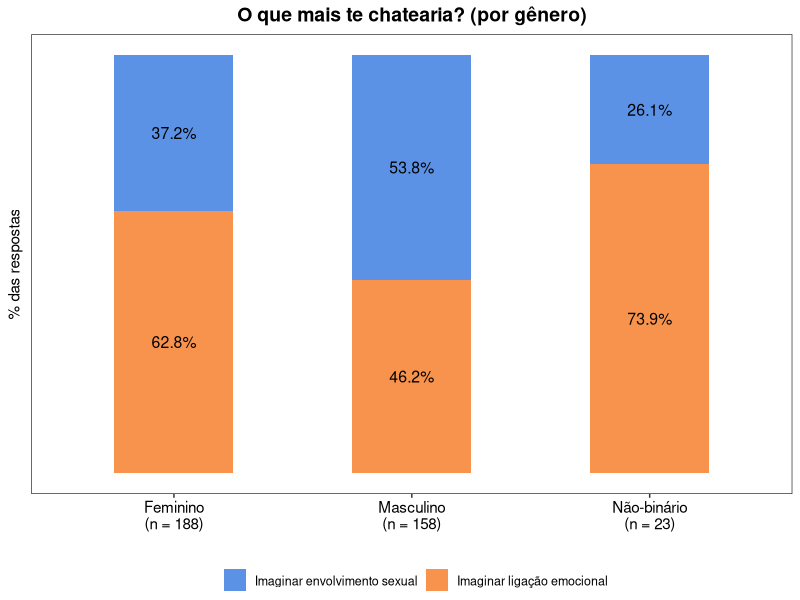
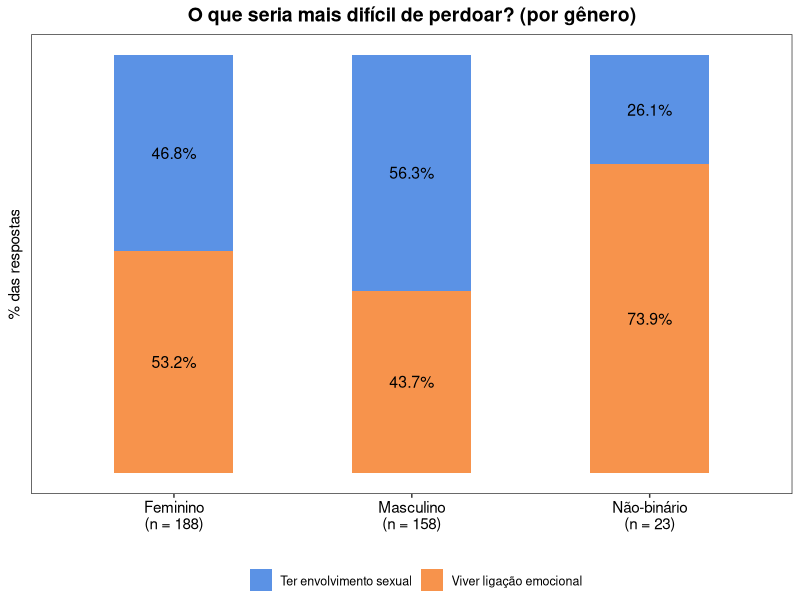
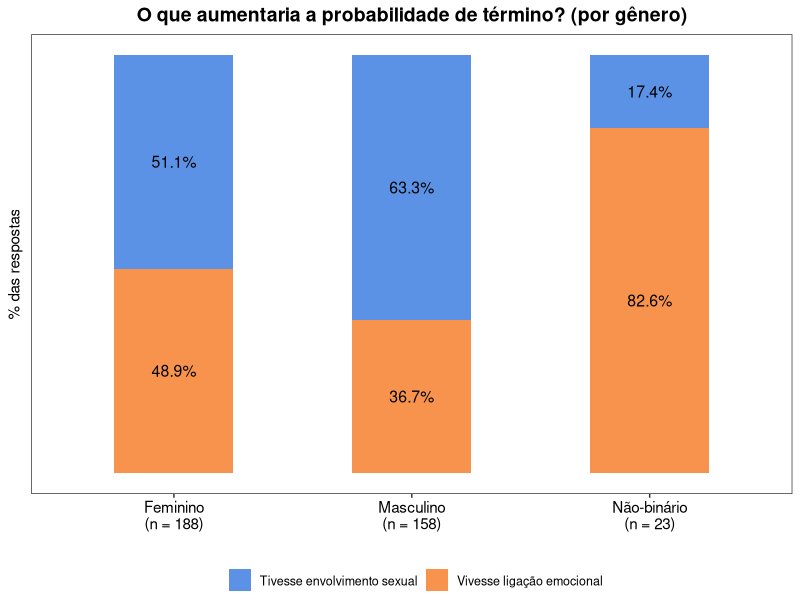
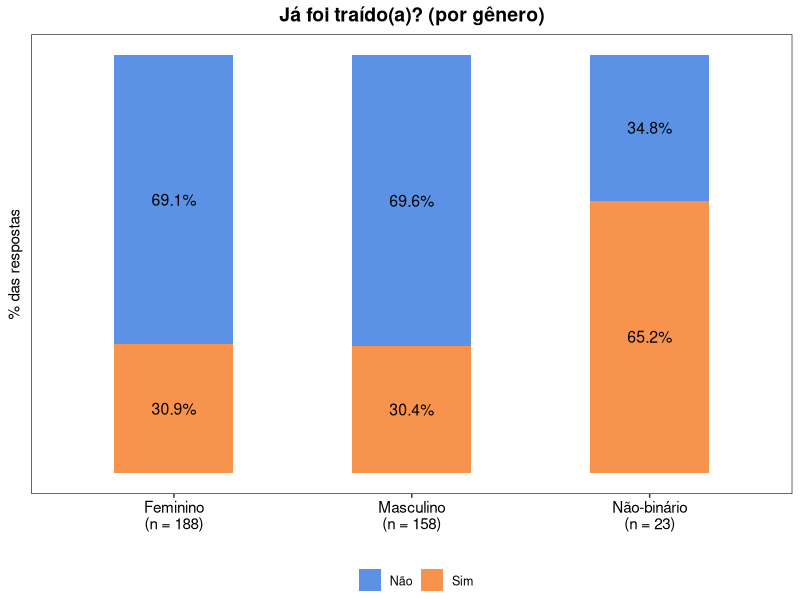
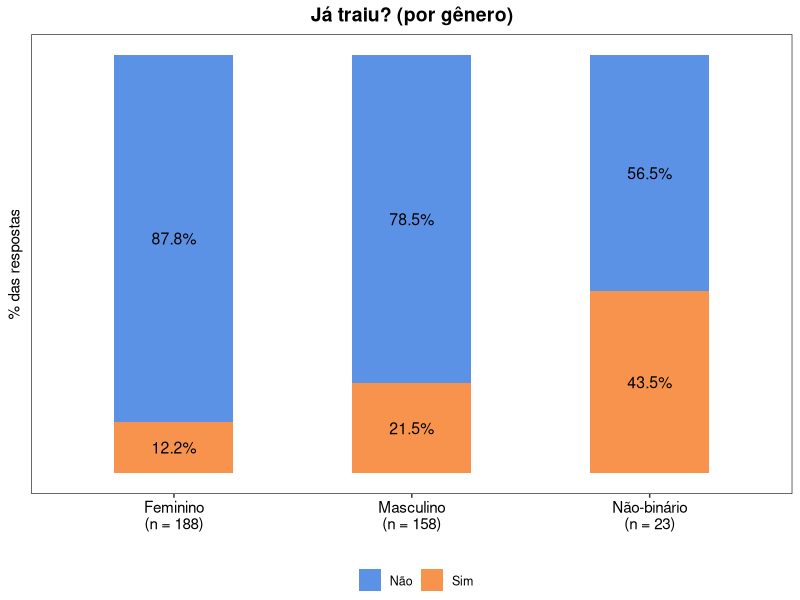
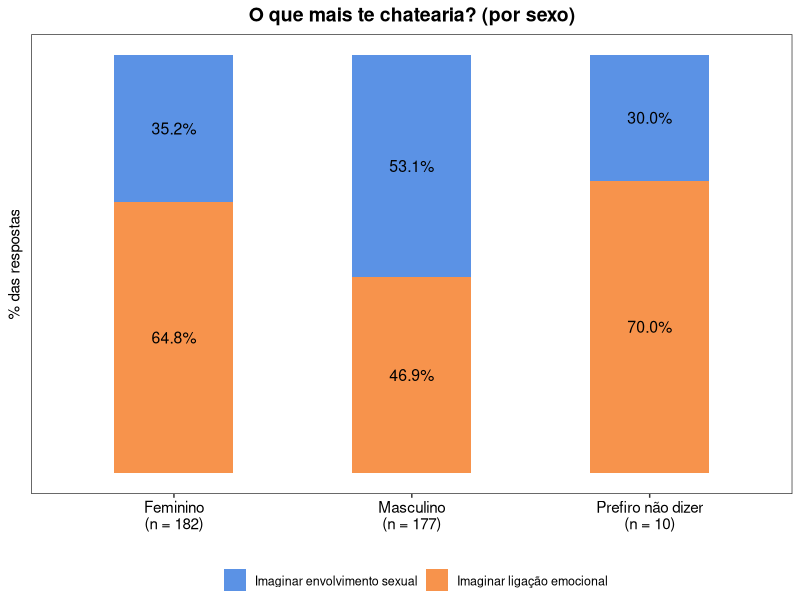
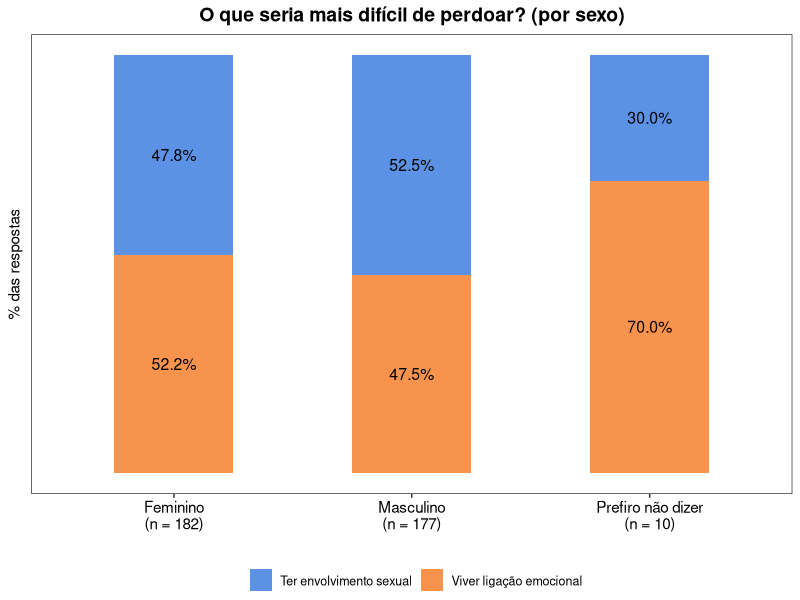
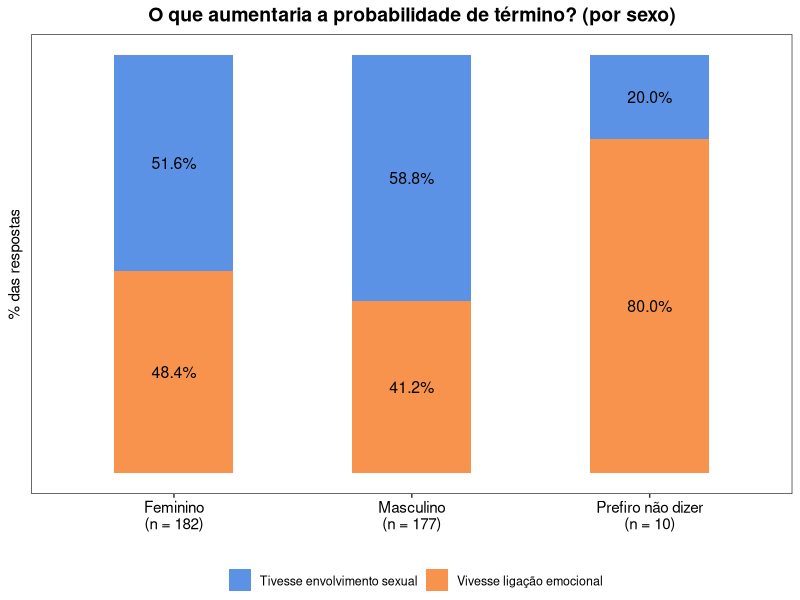

Recreate these plots in R, in order.
# Script para análise da pesquisa de ecologia humana - 2026.2
# Felipe Cordeiro, Felipe Fernandes, Jaderson Coriolano, Joyce Micaely, Letícia Gonçalves
# R 4.6.1

# Baseado no original de Alisson Peter Brito Dopona, que foi modificado por Ana Márcia

# Primeiros passos --------------------------------------------------------

## Bibliotecas ----
library(scales) # 1.4.0
library(tidyverse) # 2.0.0

## Importação dos dados ----
dados <- read.csv('dados.csv', header = TRUE, sep = ',', na.strings = '')

## Ajuste dos dados ----

### Transformação das colunas em fator ----
dados_fatorados <- dados |> mutate(
  across(everything(), as.factor)
)

# Verificando o N ---------------------------------------------------------

tabelas <- map(dados_fatorados, ~table(.x, useNA = 'no'))
tabelas

# Análises gráficas -------------------------------------------------------

## Estilo gráfico ----
estilo_principal <- theme_test() +
  theme(
      plot.title = element_text(hjust = 0.5, size = 14, face = 'bold'),
      legend.position = 'bottom',
      legend.text = element_text(size = 9),
      axis.text = element_text(size = 11, color = 'black'),
      axis.title = element_text(size = 11)
  )

## Criação da função ----
graficos <- function(grupo_var, variavel, pergunta, rotulo_arquivo, rotulo_titulo) {
  sem_na <- dados_fatorados |> drop_na(all_of(grupo_var), all_of(variavel))
  contagens <- sem_na |> count(.data[[grupo_var]])
  lab_eixos <- paste0(contagens[[grupo_var]], '\n(n = ', contagens$n, ')')
  p <- sem_na |>
    count(.data[[grupo_var]], .data[[variavel]]) |>
    group_by(.data[[grupo_var]]) |>
    mutate(
      prop = n / sum(n),
      label = percent(prop, accuracy = 0.1)
    ) |>
    ggplot(aes(.data[[grupo_var]], prop, fill = .data[[variavel]])) +
    geom_bar(stat = 'identity', position = 'fill', width = 0.5) +
    geom_text(
      aes(label = label),
      position = position_fill(vjust = 0.5),
      size = 4
    ) +
    scale_y_continuous(labels = scales::percent) +
    scale_x_discrete(labels = lab_eixos) +
    scale_fill_manual(values = c('#5b92e5', '#f7934c')) +
    estilo_principal +
    ggtitle(paste(pergunta, rotulo_titulo)) +
    theme(
      axis.text.y = element_blank(),
      axis.ticks.y = element_blank()
    ) +
    labs(
      x = '',
      y = '% das respostas',
      fill = ''
    )
  ggsave(
    paste0('./gráficos/', rotulo_arquivo, ' x ', variavel, '.png'),
    plot = p,
    height = 3,
    width = 4,
    dpi = 300,
    scale = 1.5
  )
}

## Execução da função ----
graficos('genero', 'chateacao', 'O que mais te chatearia?', 'Gênero', '(por gênero)')
graficos('genero', 'perdoar', 'O que seria mais difícil de perdoar?', 'Gênero', '(por gênero)')
graficos('genero', 'termino', 'O que aumentaria a probabilidade de término?', 'Gênero', '(por gênero)')
graficos('genero', 'traido', 'Já foi traído(a)?', 'Gênero', '(por gênero)')
graficos('genero', 'traiu', 'Já traiu?', 'Gênero', '(por gênero)')
graficos('sexo_nascimento', 'chateacao', 'O que mais te chatearia?', 'Sexo', '(por sexo)')
graficos('sexo_nascimento', 'perdoar', 'O que seria mais difícil de perdoar?', 'Sexo', '(por sexo)')
graficos('sexo_nascimento', 'termino', 'O que aumentaria a probabilidade de término?', 'Sexo', '(por sexo)')
graficos('sexo_nascimento', 'traido', 'Já foi traído(a)?', 'Sexo', '(por sexo)')
graficos('sexo_nascimento', 'traiu', 'Já traiu?', 'Sexo', '(por sexo)')

# Análises estatísticas ---------------------------------------------------

## Informações úteis ----

#' H0 = Não há associação estatística entre as variáveis (`p > 0.05`).
#' H1 = Há associação estatística entre as variáveis (`p <= 0.05`).
#' Resíduos ajustados com valor `> 1.96` indicam significância estatística.

## Análises ----

### Criação da função ----
analises <- function(grupo_var, variavel) {
  sem_na <- dados_fatorados |> drop_na(all_of(grupo_var), all_of(variavel))
  tabela <- table(sem_na[[variavel]], sem_na[[grupo_var]])
  print(tabela)
  resultado_qui <- tryCatch(
    {suppressWarnings(chisq.test(tabela))},
    error = function(e) {
      NULL
    }
  )
  tem_aviso_freq <- FALSE
  if (!is.null(resultado_qui)) {
    if (any(resultado_qui$expected < 5)) {
      tem_aviso_freq <- TRUE
    }
  }
  if (tem_aviso_freq) {
    resultado_fisher <- fisher.test(tabela, simulate.p.value = T, B = 10000)
    print(resultado_fisher)
  } else {
    print(resultado_qui)
    print(resultado_qui$stdres)
  }
}

### Execução da função ----
analises('genero', 'chateacao')
analises('genero', 'perdoar')
analises('genero', 'termino')
analises('genero', 'traido')
analises('genero', 'traiu')
analises('sexo_nascimento', 'chateacao')
analises('sexo_nascimento', 'perdoar')
analises('sexo_nascimento', 'termino')
analises('sexo_nascimento', 'traido')
analises('sexo_nascimento', 'traiu')
